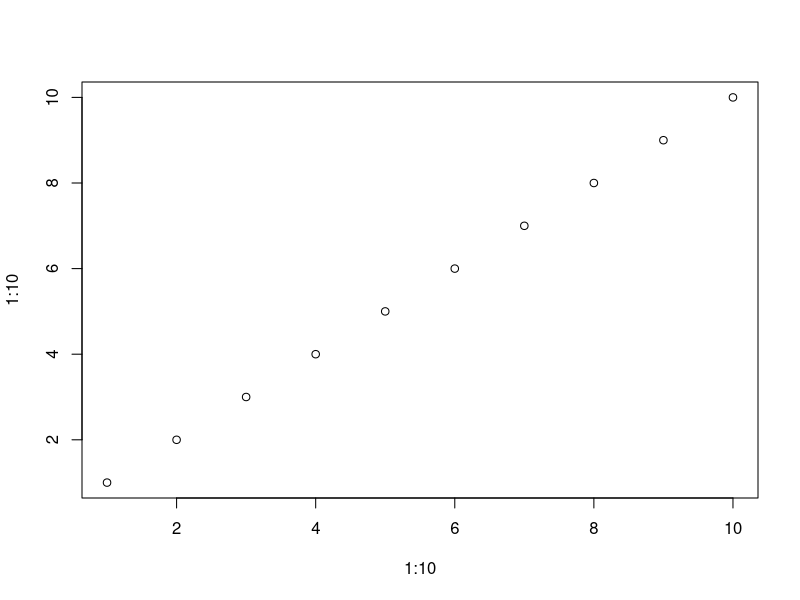
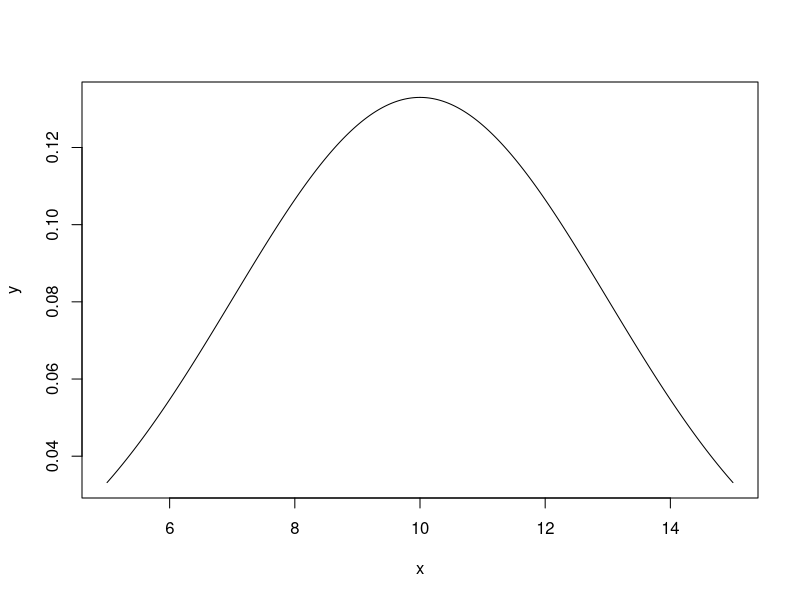

Reproduce these figures in R, in order.
## ---- chunk 1
knitr::opts_chunk$set(echo = TRUE)
## ---- chunk 2
12 + 23 # soma de dois números
## ---- chunk 3
exemplo <- "Meus dados"
rm(exemplo)
## ---- chunk 4
plot(1:10, 1:10) # janela plots
## ---- chunk 5
x <- seq(5, 15, length = 1000)
y <- dnorm(x, mean = 10, sd = 3)
plot(x, y, type = "l", lwd = 1)
## ---- chunk 6
a <- 1
soma <- 45 * 765
## ---- chunk 7
x <- function(a) {
  a + 5
}
x(a)
## ---- chunk 8
a # O número entre parênteses indica a posição dos elementos no objeto
## ---- chunk 9
a
## ---- chunk 10
i <- 1234
ii <- c(1234, 73455)
letras <- c("este", 'e', 'um', 'vetor', 'de', 'caracteres') 
amigos <-c("nelson", "guilherme", "andre")
idade <- c(27, 38, 26)
## ---- chunk 11
matrix((((sqrt(1234*2)^2)/3*18/3-23)^2) * (((sqrt(1234*2)^2)/3*18/3-23)/12),4,5)
## ---- chunk 12
mat <- matrix((((sqrt(1234*2)^2)/3*18/3-23)^2) * (((sqrt(1234*2)^2)/3*18/3-23)/12),4,5)
## ---- chunk 13
b <- 15
## ---- chunk 14
soma.idade <- 27 + 38 + 26
soma.idade
## ---- chunk 15
media <- soma.idade / 3
media
## ---- chunk 16
mean(idade)
## ---- chunk 17
v1 <- 7
v1
## ---- chunk 18
class(v1)
## ---- chunk 19
v2 <- c(9.5, 7.1, 8, 2, 3.3, 5.4, 10.5)
v2
class(v2)
str(v2)
## ---- chunk 20
v30 <- c(1, 2, 3, 4)
v31 <- 1
v30 + v31 # quando os vetores têm tamanhos diferentes o vetor menor é repetido até o tamanho do vetor maior
## ---- chunk 21
v3.1 <- c(1,2,3,4,5,6,7,8,9,10,11,12,13,14,15)
## ---- chunk 22
v3 <- 1:15
v3
v3.1 <-
c(1, 2, 3, 4, 5, 6, 7, 8, 9, 10, 11, 12, 13, 14, 15) # igual ao comando anterior
class(v3.1)
## ---- chunk 23
amigos <- c("nelson", "rafa", "Andre", "ab")
class(amigos)
str(amigos)
## ---- chunk 24
c <- c('a', "ab", 'abc', "abcd")
## ---- chunk 25
c0.gen <- "Ocotea"
c0.spp <- "odorifera"
## ---- chunk 26
paste(c0.gen, c0.spp)
paste(c0.gen, c0.spp, sep = "_") 
## ---- chunk 27
c1 <- c("a", "b", 'c', "d", 'e')
class(c1)
str(c1)
length(c1)
## ---- chunk 28
c2 <- c("baixo", "medio", "alto", "extremamente alto")
c2
class(c2)
length(c2) # tamanho de c2
## ---- chunk 29
c3 <- as.factor(c2) # Usamos a função "as.factor" para transformar vetores categóriocas em fatores, ou melhor, categorias
c3   # fatores sao categorias
class(c3)
## ---- chunk 30
c4 <- rep(1:20, each = 3) # Use a função "rep" para criar repetições
c4
## ---- chunk 31
c5 <- as.factor(c4)
c5
str(c5) # note que agora, por exemplo, 1 nao e um numero e sim uma categoria
class(c5) 
## ---- chunk 32
num<- c(1,5,10) # vetor numérico
num
## ---- chunk 33
log <- num > 1 # vetor lógico
log

## ---- chunk 34
num[log] # um vetor logico (T e F) indicam a POSICAO para selecionarmos elementos em um vetor. Somente os elementos _TRUE_ serão retornados
## ---- chunk 35
quais <- num > 1
quais
class(quais)
res <- num[quais]
res
class(res)
## ---- chunk 36
c7 <- c('a', 'b', 'c', 'd', 'e', 'f', 'g', 'h')
c8 <- c('a', 'f')
## ---- chunk 37
quais <- c8 == c7 # quais elementos são comuns dos dois vetores?
class(quais)
iguais <- c7[quais] # entendeu a logica? 
## ---- chunk 38
quais2 <- c8 != c7 # quais elementos são comuns dos dois vetores?
class(quais2)
iguais <- c7[quais2] # entendeu a lógica? 
## ---- chunk 39
ce <- NA # NA = not available; ausência de dados
ce
ce <- c(1, 2, NA, 3) # Note que os elementos do vetor "ce" foram substituidos
ce
is.na(ce) # verifique se há NA em um objeto
is.na(ce) <- 2 # substitua NA por 2
## ---- chunk 40
v7 <- c(5, 6, 7)
v7
class(v7)
## ---- chunk 41
v8 <- c(1, 2, 3, "a")
v8
class(v8) # Note que todos elementos foram transformados em caracteres
## ---- chunk 42
v9 <- c(1, 2, NA, 4, NA, 6)
v10 <- c("a", "b", NA, "d")
v9
class(v9)
v10
class(v10)
## ---- chunk 43
letras <- rep(letters, 4)
letras
letras[13] # 13 elemento do vetor
letras[2]
## ---- chunk 44
v3.1 <- c(1, 2, 4, 6, 8, 10, 12, 14, 16, 18, 20, 22, 24, 26, 28)

v3.1[5] # quinto elemento do vetor
v3.1[10] # décimo elemento do vetor
v3.1[c(2:5)] # elementos na segunda a quinta posicao
v3.1[c(1, 12)] # selecionar apenas o primeiro e terceiro elemento
## ---- chunk 45
v3.1[-1] # todos menos o primeiro elemento
v3.1[-c(1:10)] # todos menos os dez primeiros elementos
v3.1[-c(1, 3)] # todos menos os tres primeiros elementos 
## ---- chunk 46
v3.1
v3.1[9]
v3.1[9] <-100 # substituir o elemento na posição 9 por 100
v3.1[9]

letras[1] <- "primeiro"
## ---- chunk 47
v4 <- rep(1:15, times = 3)
v4
## ---- chunk 48
v4 == 1 # Elementos iguais a "TRUE" são selecionados e aqueles iguais a "FALSE" são descartados
v4[v4 == 1] # Quais valores de v4 são iguais a 1
## ---- chunk 49

v4[v4 >= 3] # valores maiores ou iguais a 3
v4[v4 > 3] # valores maiores que 3
v4[v4 != 1] # valores diferentes de 1
v4[v4 > 3 & v4 < 7] # valores maiores que 3 e menores que 7
## ---- chunk 50
v4.1 <- v4 # criamos um vetor igual a v4
v4.1 >= 10
v4.1
v4.1[v4.1 >= 10] <- 999 # substituir elementos maiores do que 10 por 999
v4.1
v4.1[] <-v4.1 ^ 2 # substituir cada elemento pelo seu valor elevado ao quadrado
v4.1
## ---- chunk 51
v4 <- rep (1:15, times = 3)
v4

v5 <- rep (1:15, each=3) #  Compare esse vetor com  "V4". Notou a diferenca?
v5

# A funcao "seq" e ":" produzem os mesmos resultados
v6 <- seq(from =1,to= 15)
v6

v7 <- 1:15
v7
## ---- chunk 52
ve.1 <- c(1, 3, 6, 9, 10)
ve.2 <- c(6, 2, 10, 5, 7)
class(ve.1)
## ---- chunk 53
m1 <- rbind(ve.1, ve.2) # agrupar vetores por linhas
m1
class(m1)
dim(m1) # qual a dimensão (número de linhas e colunas) da matriz?
## ---- chunk 54
m2 <- cbind(ve.1, ve.2) # agrupar vetores em colunas
m2
dim(m2)
## ---- chunk 55
ve.3 <- ve.1 # criamos um novo vetor igual a ve.1
ve.3 <- ve.3[-1] # removemos o primeiro elemento
m3 <- cbind(ve.1, ve.3) 
## ---- chunk 56
matrix(ncol=2, nrow=2)
## ---- chunk 57
m.col <- matrix(1:4, ncol=2, nrow=2) #  valores distribuidos por colunas
## ---- chunk 58
m.lin <- matrix(1:4, ncol=2, nrow=2, byrow=T) # valores distribuidos por linhas
## ---- chunk 59
t(m.lin) # transpor a matriz 
## ---- chunk 60
fill <- c("a", "b", "c", "d")
mat.2 <- matrix(fill, ncol = 2, nrow = 2)
class(mat.2) 
## ---- chunk 61
colnames(m1) # nome das colunas
rownames(m1) # nome das linhas
## ---- chunk 62
rownames(m1) <- c('plantas', 'animais')
colnames(m1) <- c('amostra1', 'amostra2', 'amostra3', 'amostra4', 'amostra5')
m1
## ---- chunk 63
rownames(m1) <- c("Fabaceae", "Myrtaceae")
## ---- chunk 64
m1
m1[5] # retorna o quinto elemento da matriz
m1[2,2] # elemento da segunda linha e segunda coluna
m1[,2] #  segunda coluna
m1[1,] # primeira linha
m1[1:2,] # duas primeiras linhas
m1[1,2] + m1[1,1]
## ---- chunk 65
m1[2, 1] <- NA # Substituir valore em uma matriz
m1
## ---- chunk 66
col1 <- sample(c("contratado", "demitido"), 30, replace = T)
col2 <- sample(c("homem", "mulher"), 30, replace = TRUE)
col3 <- sample(c(18:47), 30, replace = T)

funcionarios <- cbind(col1, col2)
funcionarios
## ---- chunk 67
class(funcionarios)
## ---- chunk 68
table(funcionarios)
## ---- chunk 69
func.H <- funcionarios[funcionarios[, 2] == "homem" ]
class(func.H)
## ---- chunk 70
func.H
table(func.H)
## ---- chunk 71
func.age <- data.frame(col1, col2, col3)
head(func.age) # Usamos a função _head_ para mostrar apenas o cabeçalho de uma tabela
head(func.age[func.age[, 3] > 30, ])
head(func.age[func.age[, 3] > 30 & func.age[, 2] == "mulher", ])
## ---- chunk 72
colSums(m1) # soma de cada coluna
rowSums(m1) # soma de cada linha
colMeans(m1) # media de cada coluna
rowMeans(m1) # media de cada linha
nrow(m1) # numero de linhas da matriz
ncol(m1) # numero de colunas da matriz
## ---- chunk 73
df <-  as.data.frame(m2) # usamos uma funcao coercitiva para transformar m1 em data frame
class(m2)
class(df)
## ---- chunk 74
nome <- c("Carlos", "Rosangela", "Carla", "Jean")
sobrenome <- c("Roberto", "Claudete", "Lays", "Paul")
idade <- c(57, 46, 26, 27)
sexo <- c("masculino", "feminino")
id <- 1:length(idade)
## ---- chunk 75
m2 <- cbind(nome, sobrenome)
m2
class(m2)
dim(m2)
## ---- chunk 76
m3 <- cbind(nome, sexo) # Note que quando concatenamos vetores de diferentes tamanhos o R recicla (repete) elementos do vetor de menor tamanho
class(m3)
## ---- chunk 77
m4 <- cbind(nome, sobrenome, idade)
class(nome)
class(sobrenome)
class(idade)
m4
class(m4) # note que o vetor "idade" do tipo numerico foi transformado em texto

## ---- chunk 78
df4 <- data.frame(nome, sobrenome, idade)
df4
class(df4) # Perceba que duas primeiras variaveis foram transformadas em fatores
class(df4[, 1]) # Perceba que duas primeiras variaveis foram transformadas em fatores
## ---- chunk 79
df4.1 <-  data.frame(id, nome, sobrenome, idade, sexo, stringsAsFactors = F)
str(df4.1) # Agora todos vetores foram agrupados em um data frame mantendo seus tipos
## ---- chunk 80
df4.1$id
df4.1$nome
df4.1$nome == "Carlos"
## ---- chunk 81
df4.1[df4.1$nome == "Carlos",] # A presenca da virgula indica que estamos selecionando a linha que satisfaz a condicao nome == "Carlos"
df4.1[df4.1[,2] == "Carlos",] # Compare o uso de $ e []. Alguma diferenca?
## ---- chunk 82
df4.1[1:3]
df4.1[df4.1$idade >= 30]
## ---- chunk 83
df4.1[df4.1$idade >= 30, ]
df4.1[c(1, 3), ]
df4.1[c(1:3), ]
df4.1[, c("id", "nome")]
df4.1[c("id", "nome")]
## ---- chunk 84
?subset
subset(df4.1, nome == "Carlos")
## ---- chunk 85
l0 <- c("Ocotea odorifera", "Myrcia splendens", "Siparuna guianenses", "Psycotria vellosiana")
class(l0)
## ---- chunk 86
l1 <- c(20, 30, 40, NA)
class(l1)
## ---- chunk 87
l2 <- matrix(runif(20, min = 0, max = 1), nrow = 4, ncol = 5)
class(l2)
## ---- chunk 88
l3 <- data.frame(l0, l1)
class(l3)
## ---- chunk 89
lista.dados <- list(l0, l1, l2, l3)
class(lista.dados)
length(lista.dados)
## ---- chunk 90
lista.dados
## ---- chunk 91
class(lista.dados[1])
class(lista.dados[[1]])
## ---- chunk 92
lista.dados[c(1,3)] # Selecionar os objetos 1 e 3 da lista
## ---- chunk 93
lista.dados[[2]] # o segundo objeto
lista.dados[[3]] # o terceiro objeto
lista.dados[[4]] #  o quarto objeto
lista.dados[[4]][1, ] # a primeira linha do quarto objeto
## ---- chunk 94
is.na(lista.dados) # nenhum objeto da lista e NA
is.na(lista.dados[[2]])
is.na(lista.dados[[4]][, 2])
## ---- chunk 95
lista.dados[[1]][3] # terceiro elemento do primeiro objeto da lista
colSums(lista.dados[[3]]) # soma das colunas do terceiro objeto
median(lista.dados[[3]][, 2]) # mediana da segunda coluna do terceiro objeto
## ---- chunk 96
lista.dados[[2]][3] # terceiro elemento do segundo objeto da lista
lista.dados[[2]][3] <-35 # substituir o terceiro elemento do segundo objeto por 35
lista.dados[[2]]
lista.dados[[2]] + 1
lista.dados[[2]][c(1, 2)]    # o objeto nesse "vagão" é um vetor
lista.dados[[4]][c(1, 2), ]   # O objeto nesse "vagão" é uma matriz, então acesse como se fosse acessar uma matriz
## ---- chunk 97
names(lista.dados) <- c("vetor_de_caracteres", "vetor_numerico", "Uma_matriz", "Um_data_frame")
## ---- chunk 98
lista.dados$Uma_matriz
lista.dados$vetor_de_caracteres
lista.dados$Um_data_frame
lista.dados$Um_data_frame[1, 2]
lista.dados$Um_data_frame [, 1]
lista.dados$vetor_numerico[1]
## ---- chunk 99
mediana <- median(lista.dados[[2]], na.rm = T)
soma <- sum(lista.dados[[2]], na.rm = T)
## ---- chunk 100
lista.dados.2 <- c(lista.dados, mediana, soma) # adicionar novos objetos a uma lista
## ---- chunk 101
rm.lista <- unlist(lista.dados)
class(rm.lista)
